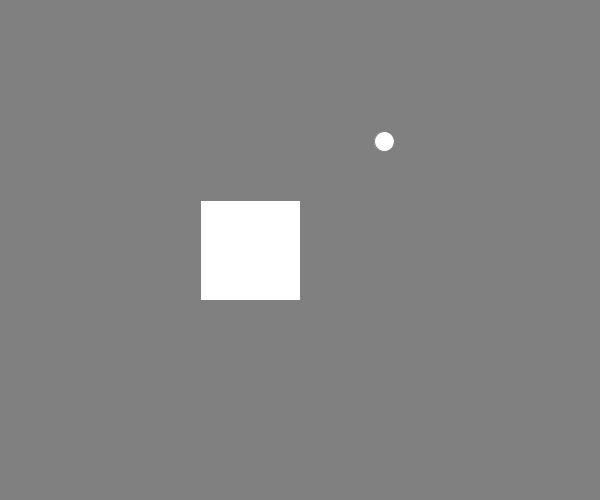
Frame 1 (no input)
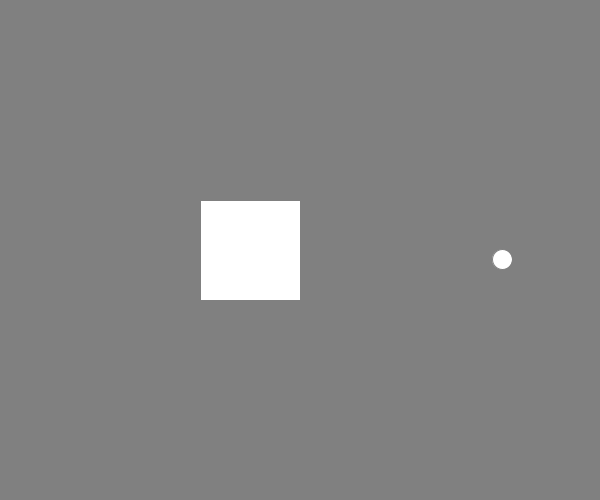
Frame 60 (the mouse pressed at the canvas centre just before this capture)
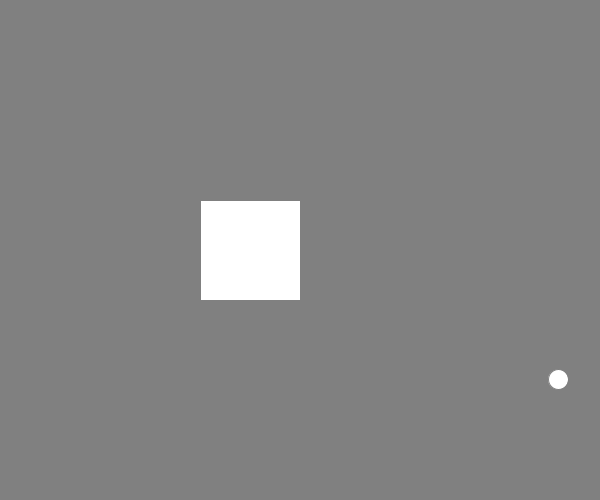
Frame 120 (the mouse held since frame 60 and released just before this capture)

The Processing sketch that drew these frames (run headless with seeded random() and noise(); from frame 60 on, the mouse is pressed at the canvas centre):

// Processing sketch: kadai202
// ── kadai202.pde
float x,y,radius;
float dx = 2.0, dy = 2.0;

float racketX = 250 , racketY = 250;
float racketW = 100, racketH = 100;

void setup() {
    size(600, 500);
    background(128, 128, 128);
    stroke(128, 128, 128);
    fill(255,255);
    
    x = random(20, width - 20);
    y = random(20, height - 20);
    radius = 20;
    rectMode(CENTER);
}

void draw() {
    background(128, 128, 128);
    x = x + dx;
    y = y + dy;
    
    if ((x < 10) || (x>(width - 10))) {
        dx = -dx;
    }
    if ((y < 10) || (y>(height - 10))) {
        dy = -dy;
    }
    if(collision()){
        square(10, 10, 40);
    }
    ellipse(x,y,radius,radius);
    rect(racketX, racketY, racketW, racketH);
}

boolean collision() {
    float halfW = racketW / 2;
    float halfH = racketH / 2;
    
    boolean overlappingX = (racketX - halfW)<(x + radius) && (racketX + halfW)>(x - radius);
    boolean overlappingY = (racketY - halfH)<(y + radius) && (racketY + halfH)>(y - radius);
    
    return overlappingX && overlappingY;
}
